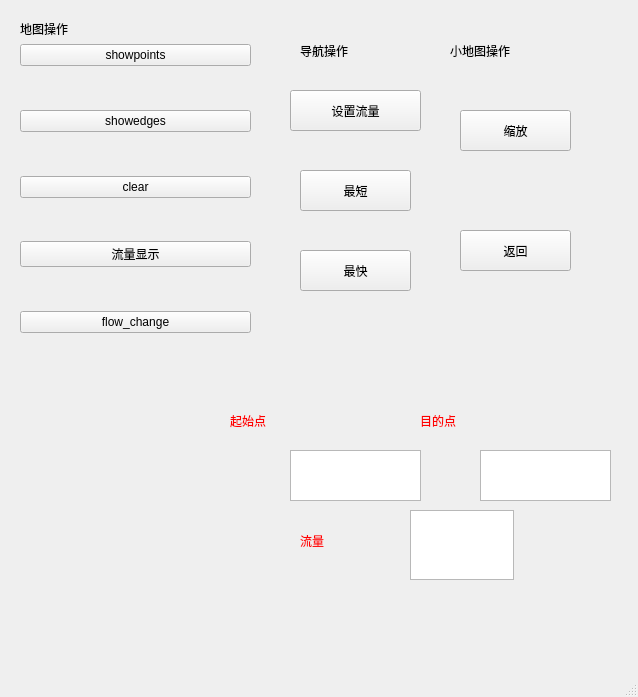
<?xml version="1.0" encoding="UTF-8"?>
<ui version="4.0">
 <class>controller</class>
 <widget class="QMainWindow" name="controller">
  <property name="geometry">
   <rect>
    <x>0</x>
    <y>0</y>
    <width>638</width>
    <height>697</height>
   </rect>
  </property>
  <property name="windowTitle">
   <string>地图控制台</string>
  </property>
  <property name="styleSheet">
   <string notr="true">#controller{background-image:url(:/background.jpg);}</string>
  </property>
  <widget class="QWidget" name="centralwidget">
   <widget class="QTextEdit" name="textEdit">
    <property name="geometry">
     <rect>
      <x>290</x>
      <y>450</y>
      <width>131</width>
      <height>51</height>
     </rect>
    </property>
   </widget>
   <widget class="QTextEdit" name="textEdit_2">
    <property name="geometry">
     <rect>
      <x>480</x>
      <y>450</y>
      <width>131</width>
      <height>51</height>
     </rect>
    </property>
   </widget>
   <widget class="QWidget" name="verticalLayoutWidget_3">
    <property name="geometry">
     <rect>
      <x>20</x>
      <y>20</y>
      <width>231</width>
      <height>351</height>
     </rect>
    </property>
    <layout class="QVBoxLayout" name="verticalLayout_3">
     <item>
      <widget class="QLabel" name="label_3">
       <property name="styleSheet">
        <string notr="true">font: 10pt &quot;func&quot;;
font: 10pt &quot;华文中宋&quot;;
</string>
       </property>
       <property name="text">
        <string>地图操作</string>
       </property>
      </widget>
     </item>
     <item>
      <widget class="QPushButton" name="showpoint">
       <property name="text">
        <string>showpoints</string>
       </property>
      </widget>
     </item>
     <item>
      <spacer name="verticalSpacer">
       <property name="orientation">
        <enum>Qt::Vertical</enum>
       </property>
       <property name="sizeHint" stdset="0">
        <size>
         <width>20</width>
         <height>40</height>
        </size>
       </property>
      </spacer>
     </item>
     <item>
      <widget class="QPushButton" name="showedge">
       <property name="text">
        <string>showedges</string>
       </property>
      </widget>
     </item>
     <item>
      <spacer name="verticalSpacer_2">
       <property name="orientation">
        <enum>Qt::Vertical</enum>
       </property>
       <property name="sizeHint" stdset="0">
        <size>
         <width>20</width>
         <height>40</height>
        </size>
       </property>
      </spacer>
     </item>
     <item>
      <widget class="QPushButton" name="clearbtn">
       <property name="text">
        <string>clear</string>
       </property>
      </widget>
     </item>
     <item>
      <spacer name="verticalSpacer_3">
       <property name="orientation">
        <enum>Qt::Vertical</enum>
       </property>
       <property name="sizeHint" stdset="0">
        <size>
         <width>20</width>
         <height>40</height>
        </size>
       </property>
      </spacer>
     </item>
     <item>
      <widget class="QPushButton" name="showtrafic">
       <property name="text">
        <string>流量显示</string>
       </property>
      </widget>
     </item>
     <item>
      <spacer name="verticalSpacer_4">
       <property name="orientation">
        <enum>Qt::Vertical</enum>
       </property>
       <property name="sizeHint" stdset="0">
        <size>
         <width>20</width>
         <height>40</height>
        </size>
       </property>
      </spacer>
     </item>
     <item>
      <widget class="QPushButton" name="flow">
       <property name="text">
        <string>flow_change</string>
       </property>
      </widget>
     </item>
     <item>
      <spacer name="verticalSpacer_5">
       <property name="orientation">
        <enum>Qt::Vertical</enum>
       </property>
       <property name="sizeHint" stdset="0">
        <size>
         <width>20</width>
         <height>40</height>
        </size>
       </property>
      </spacer>
     </item>
    </layout>
   </widget>
   <widget class="QTextEdit" name="textEdit_3">
    <property name="geometry">
     <rect>
      <x>410</x>
      <y>510</y>
      <width>104</width>
      <height>70</height>
     </rect>
    </property>
   </widget>
   <widget class="QLabel" name="start">
    <property name="geometry">
     <rect>
      <x>230</x>
      <y>400</y>
      <width>121</width>
      <height>41</height>
     </rect>
    </property>
    <property name="styleSheet">
     <string notr="true">font:10pt &quot;AcadEref&quot;;color:rgb(255, 0, 0)</string>
    </property>
    <property name="text">
     <string>起始点</string>
    </property>
   </widget>
   <widget class="QLabel" name="label_5">
    <property name="geometry">
     <rect>
      <x>420</x>
      <y>400</y>
      <width>151</width>
      <height>41</height>
     </rect>
    </property>
    <property name="styleSheet">
     <string notr="true">font: 10pt &quot;AcadEref&quot;;color:rgb(255, 0, 0)</string>
    </property>
    <property name="text">
     <string>目的点</string>
    </property>
   </widget>
   <widget class="QLabel" name="flownumber">
    <property name="geometry">
     <rect>
      <x>300</x>
      <y>520</y>
      <width>91</width>
      <height>41</height>
     </rect>
    </property>
    <property name="styleSheet">
     <string notr="true">font:12pt &quot;AcadEref&quot;;color:rgb(255, 0, 0)</string>
    </property>
    <property name="text">
     <string>流量</string>
    </property>
   </widget>
   <widget class="QLabel" name="label">
    <property name="geometry">
     <rect>
      <x>300</x>
      <y>30</y>
      <width>141</width>
      <height>41</height>
     </rect>
    </property>
    <property name="styleSheet">
     <string notr="true">font: 10pt &quot;func&quot;;
font: 10pt &quot;华文中宋&quot;;
</string>
    </property>
    <property name="text">
     <string>导航操作</string>
    </property>
   </widget>
   <widget class="QPushButton" name="scale">
    <property name="geometry">
     <rect>
      <x>460</x>
      <y>110</y>
      <width>111</width>
      <height>41</height>
     </rect>
    </property>
    <property name="text">
     <string>缩放</string>
    </property>
   </widget>
   <widget class="QPushButton" name="resetFlow">
    <property name="geometry">
     <rect>
      <x>290</x>
      <y>90</y>
      <width>131</width>
      <height>41</height>
     </rect>
    </property>
    <property name="text">
     <string>设置流量</string>
    </property>
   </widget>
   <widget class="QPushButton" name="fastest">
    <property name="geometry">
     <rect>
      <x>300</x>
      <y>250</y>
      <width>111</width>
      <height>41</height>
     </rect>
    </property>
    <property name="text">
     <string>最快</string>
    </property>
   </widget>
   <widget class="QPushButton" name="shortest">
    <property name="geometry">
     <rect>
      <x>300</x>
      <y>170</y>
      <width>111</width>
      <height>41</height>
     </rect>
    </property>
    <property name="text">
     <string>最短</string>
    </property>
   </widget>
   <widget class="QPushButton" name="backk">
    <property name="geometry">
     <rect>
      <x>460</x>
      <y>230</y>
      <width>111</width>
      <height>41</height>
     </rect>
    </property>
    <property name="text">
     <string>返回</string>
    </property>
   </widget>
   <widget class="QLabel" name="label_2">
    <property name="geometry">
     <rect>
      <x>450</x>
      <y>30</y>
      <width>191</width>
      <height>41</height>
     </rect>
    </property>
    <property name="styleSheet">
     <string notr="true">font: 10pt &quot;func&quot;;
font: 10pt &quot;华文中宋&quot;;
</string>
    </property>
    <property name="text">
     <string>小地图操作</string>
    </property>
   </widget>
  </widget>
  <widget class="QMenuBar" name="menubar">
   <property name="geometry">
    <rect>
     <x>0</x>
     <y>0</y>
     <width>638</width>
     <height>21</height>
    </rect>
   </property>
  </widget>
  <widget class="QStatusBar" name="statusbar"/>
 </widget>
 <resources/>
 <connections/>
</ui>
